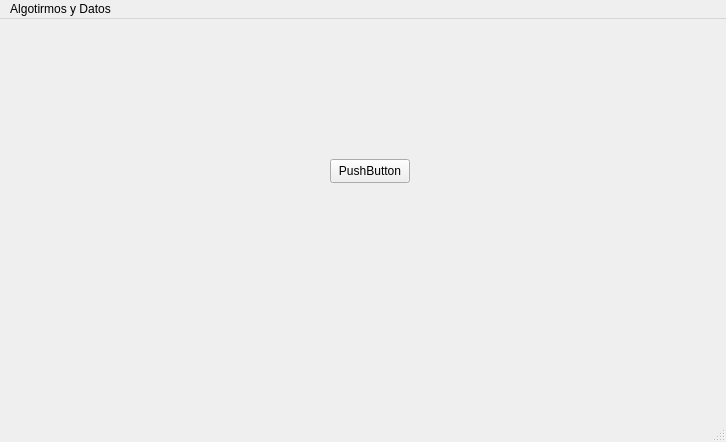
<?xml version="1.0" encoding="UTF-8"?>
<ui version="4.0">
 <class>MainWindow</class>
 <widget class="QMainWindow" name="MainWindow">
  <property name="geometry">
   <rect>
    <x>0</x>
    <y>0</y>
    <width>726</width>
    <height>442</height>
   </rect>
  </property>
  <property name="windowTitle">
   <string>Algoritmos</string>
  </property>
  <widget class="QWidget" name="centralwidget">
   <widget class="QPushButton" name="pushButton">
    <property name="geometry">
     <rect>
      <x>330</x>
      <y>140</y>
      <width>80</width>
      <height>24</height>
     </rect>
    </property>
    <property name="text">
     <string>PushButton</string>
    </property>
   </widget>
  </widget>
  <widget class="QMenuBar" name="menubar">
   <property name="geometry">
    <rect>
     <x>0</x>
     <y>0</y>
     <width>726</width>
     <height>21</height>
    </rect>
   </property>
   <widget class="QMenu" name="menuAlgotirmos_y_Datos">
    <property name="title">
     <string>Algotirmos y Datos</string>
    </property>
   </widget>
   <addaction name="menuAlgotirmos_y_Datos"/>
  </widget>
  <widget class="QStatusBar" name="statusbar"/>
 </widget>
 <resources/>
 <connections/>
</ui>
